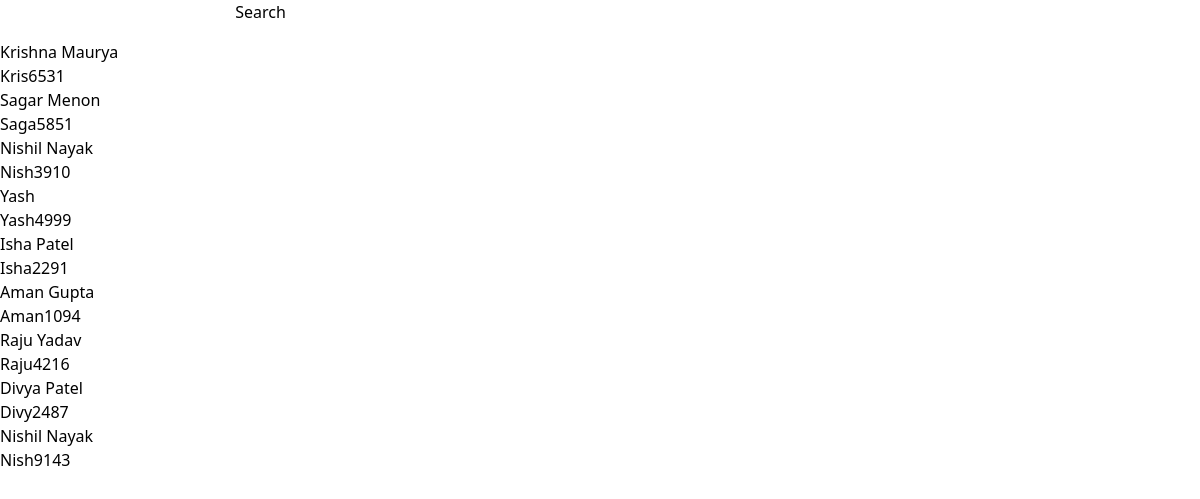
/admin/keyur.php, run on the app's committed database.
### tables this page shows
CREATE TABLE `mentorlist` (
  `id` int(10) UNSIGNED NOT NULL,
  `fullname` varchar(30) NOT NULL,
  `department` varchar(30) NOT NULL,
  `usertype` varchar(30) NOT NULL,
  `mentor_id` varchar(50) DEFAULT NULL,
  `email` varchar(255) NOT NULL,
  `password` varchar(255) NOT NULL,
  `otp` int(11) NOT NULL
);

### admin/keyur.php (the view, shortened to what this page needs)
<?php
$servername = "localhost";
$username = "root";
$password = "";
$dbname = "oms1";
$con = mysqli_connect ($servername, $username, $password, $dbname);
?>
<head>
    <link rel="stylesheet" href="https://cdn.jsdelivr.net/npm/bootstrap-icons@1.3.0/font/bootstrap-icons.css">
    <script src="https://cdn.tailwindcss.com"></script>
</head>
<body>
<form action="search.phpsearch.php" method="post">
  <input type="text" id="search-input" name="search-input" class="form-control" autocomplete="off">
  <button type="submit" class="btn btn-primary">Search</button>
</form>
<?php
$searchInput = $_POST['search-input'];
$sql = "SELECT * FROM mentorlist WHERE fullname LIKE '%$searchInput%' OR mentor_id LIKE '%$searchInput%'";
$result = mysqli_query($con, $sql);
while ($row = mysqli_fetch_assoc($result)) {
  echo '<div class="result">';
  echo '<h3>' . $row['fullname'] . '</h3>';
  echo '<p>' . $row['mentor_id'] . '</p>';
  echo '</div>';
}
?>
</body>

### data on the page
mentorlist: fullname "Krishna Maurya", mentor "Kris6531"
mentorlist: fullname "Sagar Menon", mentor "Saga5851"
mentorlist: fullname "Nishil Nayak", mentor "Nish3910"
mentorlist: fullname "Yash", mentor "Yash4999"
mentorlist: fullname "Isha Patel", mentor "Isha2291"
mentorlist: fullname "Aman Gupta", mentor "Aman1094"
mentorlist: fullname "Raju Yadav", mentor "Raju4216"
mentorlist: fullname "Divya Patel", mentor "Divy2487"
mentorlist: fullname "Nishil Nayak", mentor "Nish9143"
